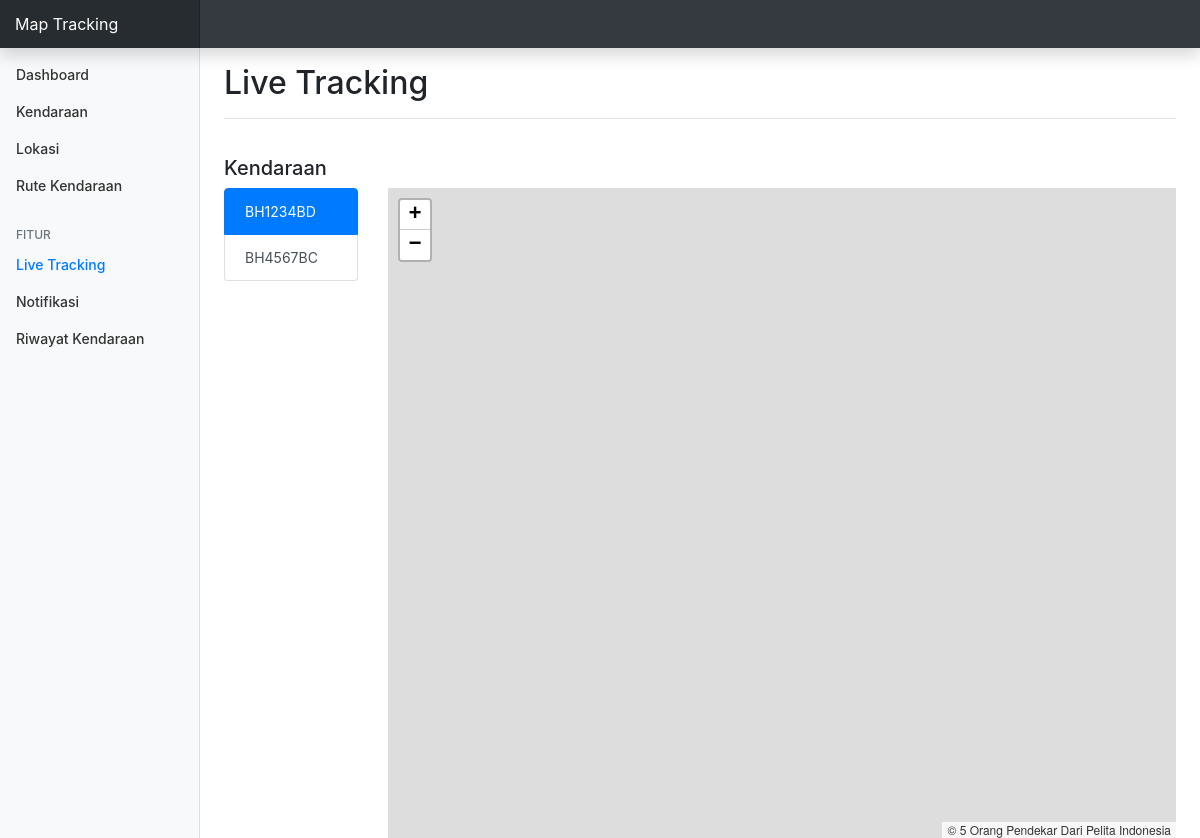
/?module=live, run on an earlier commit of the app's database.
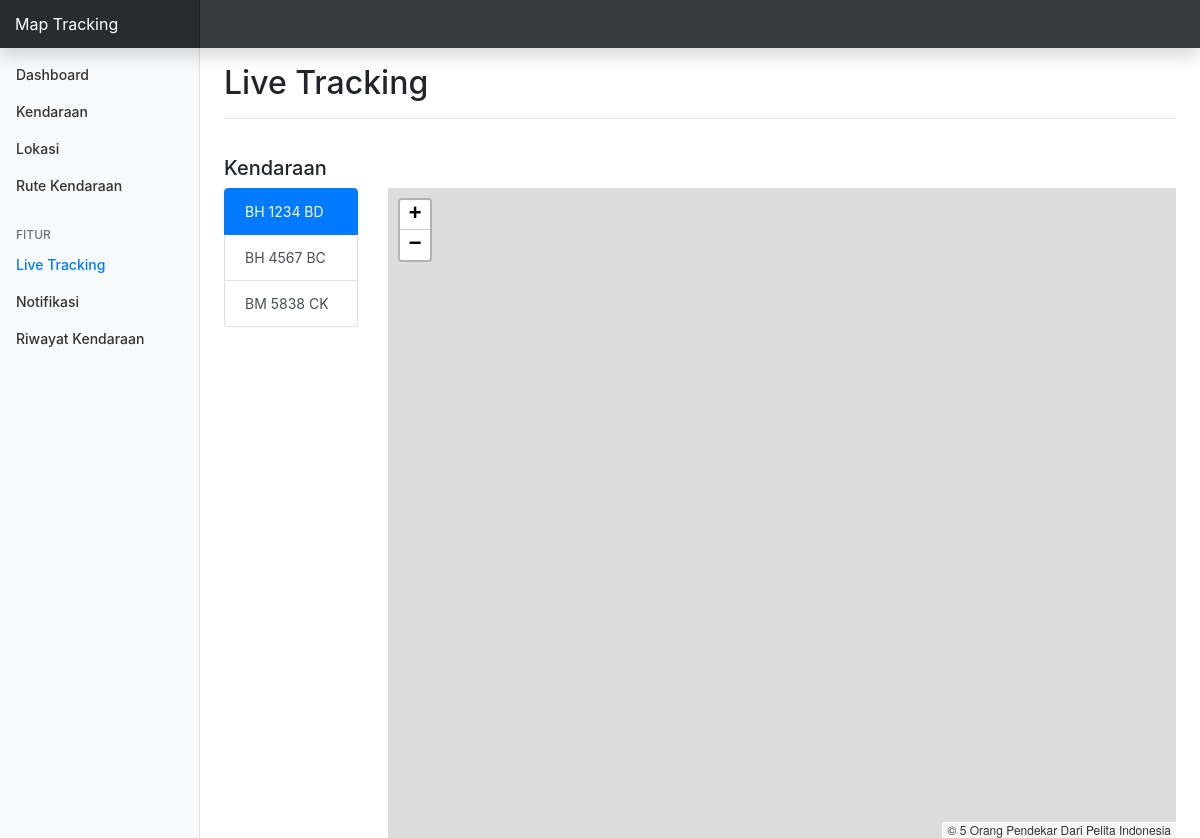
And on a later commit of the database.
### tables this page shows
CREATE TABLE `devices` (
  `device_id` int(11) NOT NULL,
  `location_id` int(11) DEFAULT NULL,
  `rfid` varchar(50) DEFAULT '',
  `name` varchar(50) DEFAULT '',
  `balance` double DEFAULT '0',
  `created_at` timestamp NOT NULL DEFAULT CURRENT_TIMESTAMP,
  `updated_at` timestamp NOT NULL DEFAULT CURRENT_TIMESTAMP
);

### modules/live/index.php (the view, shortened to what this page needs)
<?php
$devicesLocations = $conn->query("SELECT devices.device_id, devices.name AS device_name, locations.location_id, locations.name AS location_name FROM devices
    LEFT JOIN locations ON devices.location_id=locations.location_id");
?>
<link rel="stylesheet" href="https://unpkg.com/leaflet@1.5.1/dist/leaflet.css" />
<main role="main" class="col-md-9 ml-sm-auto col-lg-10 px-4">
    <div class="d-flex justify-content-between flex-wrap flex-md-nowrap align-items-center pt-3 pb-2 mb-3 border-bottom">
        <h1 class="h2">Live Tracking</h1>
    </div>
    <br />
    <div class="row">
        <div class="col-sm-2">
            <h5>Kendaraan</h5>
            <div class="list-group">
                <?php while ($devicelocation = $devicesLocations->fetch_object()) : ?>
                    <a href="#" class="list-group-item list-group-item-action device device-<?= $devicelocation->device_id ?>" data-id="<?= $devicelocation->device_id ?>"><?= $devicelocation->device_name ?></a>
                <?php endwhile; ?>
            </div>
        </div>
        <div class="col-sm-10">
            <h5>&nbsp;</h5>
            <div id="mapid"></div>
        </div>
    </div>
</main>

What changed in the data, as far as the page shows it:
changed devices (number 1 of 3 on the later page): name "BH1234BD" → "BH 1234 BD"
changed devices (number 2 of 3 on the later page): name "BH4567BC" → "BH 4567 BC"
added devices: name "BM 5838 CK"
